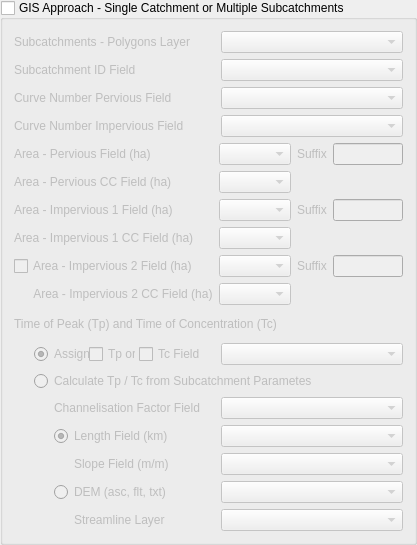
         <widget class="QgsCollapsibleGroupBox" name="gbGisApproach">
          <property name="enabled">
           <bool>true</bool>
          </property>
          <property name="title">
           <string>GIS Approach - Single Catchment or Multiple Subcatchments</string>
          </property>
          <property name="checkable">
           <bool>true</bool>
          </property>
          <property name="checked">
           <bool>false</bool>
          </property>
          <property name="collapsed">
           <bool>true</bool>
          </property>
          <property name="saveCollapsedState">
           <bool>false</bool>
          </property>
          <property name="saveCheckedState">
           <bool>false</bool>
          </property>
          <layout class="QVBoxLayout" name="verticalLayout_4">
           <item>
            <layout class="QGridLayout" name="gridLayout_6">
             <item row="0" column="0">
              <widget class="QLabel" name="label_9">
               <property name="maximumSize">
                <size>
                 <width>16777215</width>
                 <height>16777215</height>
                </size>
               </property>
               <property name="text">
                <string>Subcatchments - Polygons Layer</string>
               </property>
              </widget>
             </item>
             <item row="1" column="1">
              <widget class="QComboBox" name="cboIdField">
               <property name="sizePolicy">
                <sizepolicy hsizetype="Fixed" vsizetype="Preferred">
                 <horstretch>0</horstretch>
                 <verstretch>0</verstretch>
                </sizepolicy>
               </property>
               <property name="minimumSize">
                <size>
                 <width>182</width>
                 <height>0</height>
                </size>
               </property>
              </widget>
             </item>
             <item row="0" column="1">
              <widget class="QComboBox" name="cboInputPolygons">
               <property name="sizePolicy">
                <sizepolicy hsizetype="Fixed" vsizetype="Preferred">
                 <horstretch>0</horstretch>
                 <verstretch>0</verstretch>
                </sizepolicy>
               </property>
               <property name="minimumSize">
                <size>
                 <width>182</width>
                 <height>0</height>
                </size>
               </property>
               <property name="maximumSize">
                <size>
                 <width>16777215</width>
                 <height>16777215</height>
                </size>
               </property>
              </widget>
             </item>
             <item row="2" column="1">
              <widget class="QComboBox" name="cboCnPerField">
               <property name="sizePolicy">
                <sizepolicy hsizetype="Fixed" vsizetype="Preferred">
                 <horstretch>0</horstretch>
                 <verstretch>0</verstretch>
                </sizepolicy>
               </property>
               <property name="minimumSize">
                <size>
                 <width>182</width>
                 <height>0</height>
                </size>
               </property>
              </widget>
             </item>
             <item row="2" column="0">
              <widget class="QLabel" name="label_25">
               <property name="text">
                <string>Curve Number Pervious Field</string>
               </property>
              </widget>
             </item>
             <item row="1" column="0">
              <widget class="QLabel" name="label_26">
               <property name="text">
                <string>Subcatchment ID Field</string>
               </property>
              </widget>
             </item>
             <item row="3" column="0">
              <widget class="QLabel" name="label_8">
               <property name="text">
                <string>Curve Number Impervious Field</string>
               </property>
              </widget>
             </item>
             <item row="3" column="1">
              <widget class="QComboBox" name="cboCnImpField">
               <property name="sizePolicy">
                <sizepolicy hsizetype="Fixed" vsizetype="Preferred">
                 <horstretch>0</horstretch>
                 <verstretch>0</verstretch>
                </sizepolicy>
               </property>
               <property name="minimumSize">
                <size>
                 <width>182</width>
                 <height>0</height>
                </size>
               </property>
              </widget>
             </item>
            </layout>
           </item>
           <item>
            <layout class="QGridLayout" name="gridLayout_2">
             <property name="bottomMargin">
              <number>6</number>
             </property>
             <item row="5" column="1">
              <widget class="QComboBox" name="cboAreaPerCCField">
               <property name="sizePolicy">
                <sizepolicy hsizetype="Fixed" vsizetype="Preferred">
                 <horstretch>0</horstretch>
                 <verstretch>0</verstretch>
                </sizepolicy>
               </property>
               <property name="minimumSize">
                <size>
                 <width>70</width>
                 <height>0</height>
                </size>
               </property>
              </widget>
             </item>
             <item row="6" column="0">
              <widget class="QLabel" name="label_29">
               <property name="text">
                <string>Area - Impervious 1 Field (ha)</string>
               </property>
              </widget>
             </item>
             <item row="7" column="0">
              <widget class="QLabel" name="label_31">
               <property name="text">
                <string>Area - Impervious 1 CC Field (ha)</string>
               </property>
              </widget>
             </item>
             <item row="8" column="0">
              <widget class="QCheckBox" name="cbAreaImp2Gis">
               <property name="text">
                <string>Area - Impervious 2 Field (ha)</string>
               </property>
               <property name="checked">
                <bool>false</bool>
               </property>
              </widget>
             </item>
             <item row="4" column="0">
              <widget class="QLabel" name="label_27">
               <property name="text">
                <string>Area - Pervious Field (ha)</string>
               </property>
              </widget>
             </item>
             <item row="5" column="0">
              <widget class="QLabel" name="label_30">
               <property name="text">
                <string>Area - Pervious CC Field (ha)</string>
               </property>
              </widget>
             </item>
             <item row="9" column="1">
              <widget class="QComboBox" name="cboAreaImp2CCField">
               <property name="sizePolicy">
                <sizepolicy hsizetype="Fixed" vsizetype="Fixed">
                 <horstretch>0</horstretch>
                 <verstretch>0</verstretch>
                </sizepolicy>
               </property>
               <property name="minimumSize">
                <size>
                 <width>70</width>
                 <height>0</height>
                </size>
               </property>
               <property name="focusPolicy">
                <enum>Qt::WheelFocus</enum>
               </property>
              </widget>
             </item>
             <item row="4" column="1">
              <widget class="QComboBox" name="cboAreaPerField">
               <property name="sizePolicy">
                <sizepolicy hsizetype="Fixed" vsizetype="Preferred">
                 <horstretch>0</horstretch>
                 <verstretch>0</verstretch>
                </sizepolicy>
               </property>
               <property name="minimumSize">
                <size>
                 <width>70</width>
                 <height>0</height>
                </size>
               </property>
              </widget>
             </item>
             <item row="4" column="3">
              <widget class="QLineEdit" name="leAreaPerSufGis">
               <property name="sizePolicy">
                <sizepolicy hsizetype="Fixed" vsizetype="Fixed">
                 <horstretch>0</horstretch>
                 <verstretch>0</verstretch>
                </sizepolicy>
               </property>
               <property name="maximumSize">
                <size>
                 <width>70</width>
                 <height>16777215</height>
                </size>
               </property>
               <property name="text">
                <string/>
               </property>
              </widget>
             </item>
             <item row="6" column="1">
              <widget class="QComboBox" name="cboAreaImp1Field">
               <property name="sizePolicy">
                <sizepolicy hsizetype="Fixed" vsizetype="Preferred">
                 <horstretch>0</horstretch>
                 <verstretch>0</verstretch>
                </sizepolicy>
               </property>
               <property name="minimumSize">
                <size>
                 <width>70</width>
                 <height>0</height>
                </size>
               </property>
              </widget>
             </item>
             <item row="4" column="2">
              <widget class="QLabel" name="label_5">
               <property name="sizePolicy">
                <sizepolicy hsizetype="Fixed" vsizetype="Fixed">
                 <horstretch>0</horstretch>
                 <verstretch>0</verstretch>
                </sizepolicy>
               </property>
               <property name="maximumSize">
                <size>
                 <width>16777215</width>
                 <height>16777215</height>
                </size>
               </property>
               <property name="text">
                <string>Suffix</string>
               </property>
              </widget>
             </item>
             <item row="7" column="1">
              <widget class="QComboBox" name="cboAreaImp1CCField">
               <property name="sizePolicy">
                <sizepolicy hsizetype="Fixed" vsizetype="Fixed">
                 <horstretch>0</horstretch>
                 <verstretch>0</verstretch>
                </sizepolicy>
               </property>
               <property name="minimumSize">
                <size>
                 <width>70</width>
                 <height>0</height>
                </size>
               </property>
              </widget>
             </item>
             <item row="8" column="1">
              <widget class="QComboBox" name="cboAreaImp2Field">
               <property name="sizePolicy">
                <sizepolicy hsizetype="Fixed" vsizetype="Fixed">
                 <horstretch>0</horstretch>
                 <verstretch>0</verstretch>
                </sizepolicy>
               </property>
               <property name="minimumSize">
                <size>
                 <width>70</width>
                 <height>0</height>
                </size>
               </property>
              </widget>
             </item>
             <item row="6" column="3">
              <widget class="QLineEdit" name="leAreaImp1SufGis">
               <property name="sizePolicy">
                <sizepolicy hsizetype="Fixed" vsizetype="Fixed">
                 <horstretch>0</horstretch>
                 <verstretch>0</verstretch>
                </sizepolicy>
               </property>
               <property name="maximumSize">
                <size>
                 <width>70</width>
                 <height>16777215</height>
                </size>
               </property>
               <property name="text">
                <string/>
               </property>
              </widget>
             </item>
             <item row="8" column="3">
              <widget class="QLineEdit" name="leAreaImp2SufGis">
               <property name="sizePolicy">
                <sizepolicy hsizetype="Fixed" vsizetype="Fixed">
                 <horstretch>0</horstretch>
                 <verstretch>0</verstretch>
                </sizepolicy>
               </property>
               <property name="maximumSize">
                <size>
                 <width>70</width>
                 <height>16777215</height>
                </size>
               </property>
               <property name="text">
                <string/>
               </property>
              </widget>
             </item>
             <item row="6" column="2">
              <widget class="QLabel" name="label_32">
               <property name="text">
                <string>Suffix</string>
               </property>
              </widget>
             </item>
             <item row="8" column="2">
              <widget class="QLabel" name="label_34">
               <property name="text">
                <string>Suffix</string>
               </property>
              </widget>
             </item>
             <item row="9" column="0">
              <widget class="QLabel" name="label_21">
               <property name="text">
                <string>      Area - Impervious 2 CC Field (ha)</string>
               </property>
              </widget>
             </item>
            </layout>
           </item>
           <item>
            <widget class="QLabel" name="label_23">
             <property name="text">
              <string>Time of Peak (Tp) and Time of Concentration (Tc)</string>
             </property>
            </widget>
           </item>
           <item>
            <layout class="QHBoxLayout" name="horizontalLayout_6">
             <property name="spacing">
              <number>0</number>
             </property>
             <property name="topMargin">
              <number>6</number>
             </property>
             <property name="bottomMargin">
              <number>0</number>
             </property>
             <item>
              <spacer name="horizontalSpacer_10">
               <property name="orientation">
                <enum>Qt::Horizontal</enum>
               </property>
               <property name="sizeType">
                <enum>QSizePolicy::Fixed</enum>
               </property>
               <property name="sizeHint" stdset="0">
                <size>
                 <width>20</width>
                 <height>20</height>
                </size>
               </property>
              </spacer>
             </item>
             <item>
              <widget class="QRadioButton" name="rbTpTcGis">
               <property name="sizePolicy">
                <sizepolicy hsizetype="Minimum" vsizetype="Fixed">
                 <horstretch>0</horstretch>
                 <verstretch>0</verstretch>
                </sizepolicy>
               </property>
               <property name="maximumSize">
                <size>
                 <width>55</width>
                 <height>16777215</height>
                </size>
               </property>
               <property name="text">
                <string>Assign</string>
               </property>
               <property name="checked">
                <bool>true</bool>
               </property>
               <attribute name="buttonGroup">
                <string notr="true">buttonGroup</string>
               </attribute>
              </widget>
             </item>
             <item>
              <widget class="QCheckBox" name="cbTpCheck">
               <property name="maximumSize">
                <size>
                 <width>47</width>
                 <height>16777215</height>
                </size>
               </property>
               <property name="text">
                <string>Tp or</string>
               </property>
               <property name="checked">
                <bool>false</bool>
               </property>
              </widget>
             </item>
             <item>
              <spacer name="horizontalSpacer_4">
               <property name="orientation">
                <enum>Qt::Horizontal</enum>
               </property>
               <property name="sizeType">
                <enum>QSizePolicy::Fixed</enum>
               </property>
               <property name="sizeHint" stdset="0">
                <size>
                 <width>3</width>
                 <height>20</height>
                </size>
               </property>
              </spacer>
             </item>
             <item>
              <widget class="QCheckBox" name="cbTcCheck">
               <property name="text">
                <string>Tc Field</string>
               </property>
              </widget>
             </item>
             <item>
              <widget class="QComboBox" name="cboTpTcField">
               <property name="sizePolicy">
                <sizepolicy hsizetype="Fixed" vsizetype="Preferred">
                 <horstretch>0</horstretch>
                 <verstretch>0</verstretch>
                </sizepolicy>
               </property>
               <property name="minimumSize">
                <size>
                 <width>182</width>
                 <height>0</height>
                </size>
               </property>
              </widget>
             </item>
            </layout>
           </item>
           <item>
            <layout class="QHBoxLayout" name="horizontalLayout_2">
             <item>
              <spacer name="horizontalSpacer_12">
               <property name="orientation">
                <enum>Qt::Horizontal</enum>
               </property>
               <property name="sizeType">
                <enum>QSizePolicy::Fixed</enum>
               </property>
               <property name="sizeHint" stdset="0">
                <size>
                 <width>20</width>
                 <height>20</height>
                </size>
               </property>
              </spacer>
             </item>
             <item>
              <widget class="QRadioButton" name="rbTpTcCalcsGis">
               <property name="enabled">
                <bool>false</bool>
               </property>
               <property name="text">
                <string>Calculate Tp / Tc from Subcatchment Parametes</string>
               </property>
               <attribute name="buttonGroup">
                <string notr="true">buttonGroup</string>
               </attribute>
              </widget>
             </item>
             <item>
              <spacer name="horizontalSpacer_15">
               <property name="orientation">
                <enum>Qt::Horizontal</enum>
               </property>
               <property name="sizeHint" stdset="0">
                <size>
                 <width>40</width>
                 <height>20</height>
                </size>
               </property>
              </spacer>
             </item>
            </layout>
           </item>
           <item>
            <layout class="QGridLayout" name="gridLayout_8">
             <property name="topMargin">
              <number>0</number>
             </property>
             <item row="0" column="0">
              <spacer name="horizontalSpacer">
               <property name="orientation">
                <enum>Qt::Horizontal</enum>
               </property>
               <property name="sizeType">
                <enum>QSizePolicy::Fixed</enum>
               </property>
               <property name="sizeHint" stdset="0">
                <size>
                 <width>40</width>
                 <height>20</height>
                </size>
               </property>
              </spacer>
             </item>
             <item row="0" column="1">
              <widget class="QLabel" name="label_24">
               <property name="enabled">
                <bool>false</bool>
               </property>
               <property name="text">
                <string>Channelisation Factor Field</string>
               </property>
              </widget>
             </item>
             <item row="2" column="1">
              <layout class="QHBoxLayout" name="horizontalLayout_9">
               <item>
                <spacer name="horizontalSpacer_5">
                 <property name="orientation">
                  <enum>Qt::Horizontal</enum>
                 </property>
                 <property name="sizeType">
                  <enum>QSizePolicy::Fixed</enum>
                 </property>
                 <property name="sizeHint" stdset="0">
                  <size>
                   <width>20</width>
                   <height>20</height>
                  </size>
                 </property>
                </spacer>
               </item>
               <item>
                <widget class="QLabel" name="label_7">
                 <property name="enabled">
                  <bool>false</bool>
                 </property>
                 <property name="text">
                  <string>Slope Field (m/m)</string>
                 </property>
                </widget>
               </item>
              </layout>
             </item>
             <item row="4" column="1">
              <layout class="QHBoxLayout" name="horizontalLayout_10">
               <item>
                <spacer name="horizontalSpacer_16">
                 <property name="orientation">
                  <enum>Qt::Horizontal</enum>
                 </property>
                 <property name="sizeType">
                  <enum>QSizePolicy::Fixed</enum>
                 </property>
                 <property name="sizeHint" stdset="0">
                  <size>
                   <width>20</width>
                   <height>20</height>
                  </size>
                 </property>
                </spacer>
               </item>
               <item>
                <widget class="QLabel" name="label_28">
                 <property name="enabled">
                  <bool>false</bool>
                 </property>
                 <property name="text">
                  <string>Streamline Layer</string>
                 </property>
                </widget>
               </item>
              </layout>
             </item>
             <item row="4" column="2">
              <widget class="QComboBox" name="cboInputPolylines">
               <property name="enabled">
                <bool>false</bool>
               </property>
               <property name="sizePolicy">
                <sizepolicy hsizetype="Fixed" vsizetype="Preferred">
                 <horstretch>0</horstretch>
                 <verstretch>0</verstretch>
                </sizepolicy>
               </property>
               <property name="minimumSize">
                <size>
                 <width>182</width>
                 <height>0</height>
                </size>
               </property>
              </widget>
             </item>
             <item row="2" column="2">
              <widget class="QComboBox" name="cboSlopeField">
               <property name="enabled">
                <bool>false</bool>
               </property>
               <property name="sizePolicy">
                <sizepolicy hsizetype="Fixed" vsizetype="Fixed">
                 <horstretch>0</horstretch>
                 <verstretch>0</verstretch>
                </sizepolicy>
               </property>
               <property name="minimumSize">
                <size>
                 <width>182</width>
                 <height>0</height>
                </size>
               </property>
              </widget>
             </item>
             <item row="3" column="0">
              <spacer name="horizontalSpacer_18">
               <property name="orientation">
                <enum>Qt::Horizontal</enum>
               </property>
               <property name="sizeType">
                <enum>QSizePolicy::Fixed</enum>
               </property>
               <property name="sizeHint" stdset="0">
                <size>
                 <width>40</width>
                 <height>20</height>
                </size>
               </property>
              </spacer>
             </item>
             <item row="3" column="1">
              <widget class="QRadioButton" name="rbDemStreamline">
               <property name="enabled">
                <bool>false</bool>
               </property>
               <property name="text">
                <string>DEM (asc, flt, txt)</string>
               </property>
               <attribute name="buttonGroup">
                <string notr="true">buttonGroup_2</string>
               </attribute>
              </widget>
             </item>
             <item row="1" column="0">
              <spacer name="horizontalSpacer_17">
               <property name="orientation">
                <enum>Qt::Horizontal</enum>
               </property>
               <property name="sizeType">
                <enum>QSizePolicy::Fixed</enum>
               </property>
               <property name="sizeHint" stdset="0">
                <size>
                 <width>40</width>
                 <height>20</height>
                </size>
               </property>
              </spacer>
             </item>
             <item row="1" column="2">
              <widget class="QComboBox" name="cboLengthField">
               <property name="enabled">
                <bool>false</bool>
               </property>
               <property name="sizePolicy">
                <sizepolicy hsizetype="Fixed" vsizetype="Fixed">
                 <horstretch>0</horstretch>
                 <verstretch>0</verstretch>
                </sizepolicy>
               </property>
               <property name="minimumSize">
                <size>
                 <width>182</width>
                 <height>0</height>
                </size>
               </property>
              </widget>
             </item>
             <item row="3" column="2">
              <widget class="QComboBox" name="cboInputDem">
               <property name="enabled">
                <bool>false</bool>
               </property>
               <property name="sizePolicy">
                <sizepolicy hsizetype="Fixed" vsizetype="Preferred">
                 <horstretch>0</horstretch>
                 <verstretch>0</verstretch>
                </sizepolicy>
               </property>
               <property name="minimumSize">
                <size>
                 <width>182</width>
                 <height>0</height>
                </size>
               </property>
              </widget>
             </item>
             <item row="1" column="1">
              <widget class="QRadioButton" name="rbLengthSlope">
               <property name="enabled">
                <bool>false</bool>
               </property>
               <property name="text">
                <string>Length Field (km)</string>
               </property>
               <property name="checked">
                <bool>true</bool>
               </property>
               <attribute name="buttonGroup">
                <string notr="true">buttonGroup_2</string>
               </attribute>
              </widget>
             </item>
             <item row="0" column="2">
              <widget class="QComboBox" name="cboCField">
               <property name="enabled">
                <bool>false</bool>
               </property>
               <property name="sizePolicy">
                <sizepolicy hsizetype="Fixed" vsizetype="Preferred">
                 <horstretch>0</horstretch>
                 <verstretch>0</verstretch>
                </sizepolicy>
               </property>
               <property name="minimumSize">
                <size>
                 <width>182</width>
                 <height>0</height>
                </size>
               </property>
              </widget>
             </item>
            </layout>
           </item>
          </layout>
         </widget>
